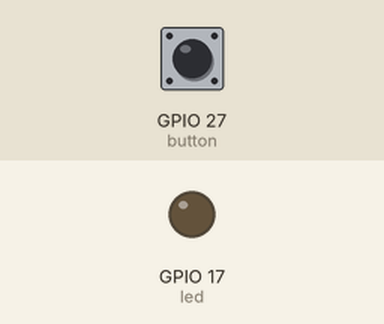
Recording of a program running on a simulated Raspberry Pi (BCM pin numbers). On the bench: output pins drawn as LEDs (lit = HIGH). The inputs (shaded band) are chosen by the test bench; at power-on: GPIO 27 (button) HIGH.

Above: at 1.2 s.
1.3 s: GPIO 27 (button) pulled LOW for 0.15 s
At 1.9 s:
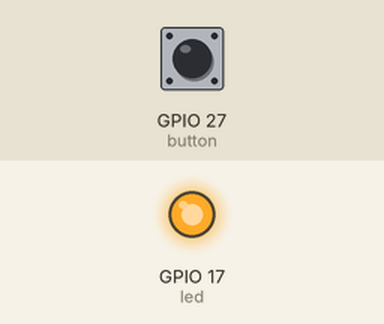
2.9 s: GPIO 27 (button) pulled LOW for 1 s
At 4.3 s:
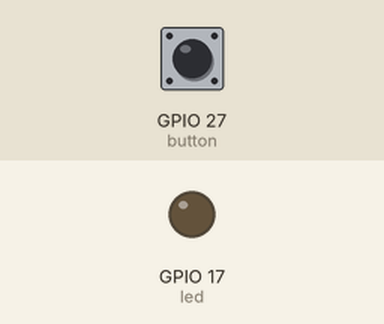
5.4 s: GPIO 27 (button) pulled LOW for 3.2 s
At 6.2 s:
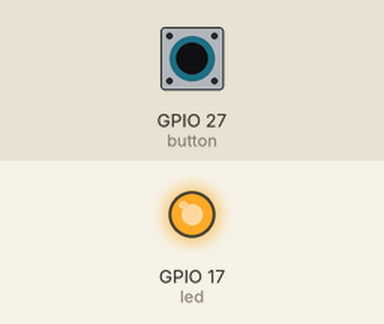
Timing chart, 0 to 8.4 s (numbered marks = the images above; inputs shaded):
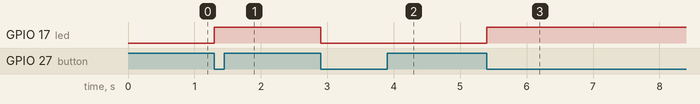

Measured:
- after the input at 1.3 s, GPIO 17 (led): LOW → HIGH at once
- after the input at 2.9 s, GPIO 17 (led): HIGH → LOW at once
- after the input at 5.4 s, GPIO 17 (led): LOW → HIGH at once

The program:

__main__.py
```python
from gpiozero import LED, Button
from signal import pause
from dataclasses import dataclass

led = LED(17)
button = Button(27)

@dataclass
class LightSwitch:
    state: int = 0

    @classmethod
    def toggle(self):
        if self.state == 0:
            led.on()
        else:
            led.off()

        self.state = not self.state


button.when_pressed = LightSwitch.toggle

pause()
```
